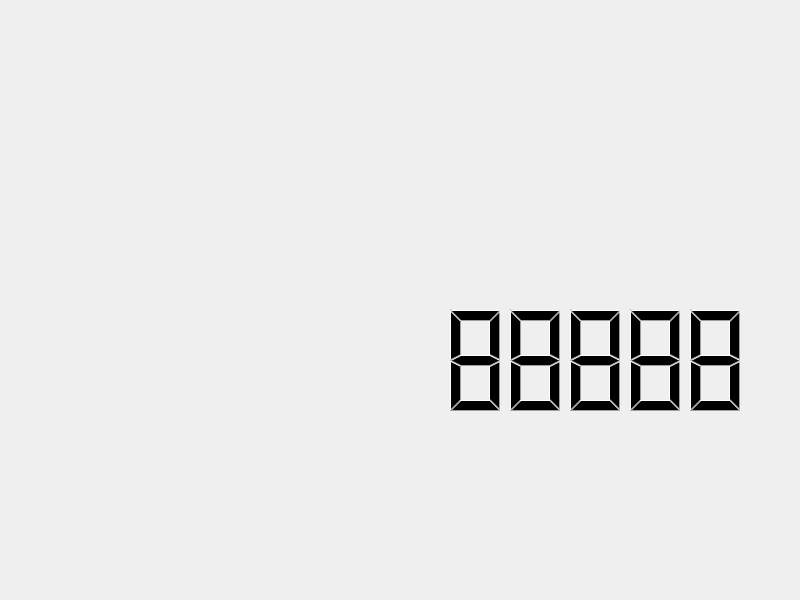
<?xml version="1.0" encoding="UTF-8"?>
<ui version="4.0">
 <class>MainWindow</class>
 <widget class="QMainWindow" name="MainWindow">
  <property name="geometry">
   <rect>
    <x>0</x>
    <y>0</y>
    <width>800</width>
    <height>600</height>
   </rect>
  </property>
  <property name="windowTitle">
   <string>MainWindow</string>
  </property>
  <widget class="QWidget" name="centralwidget">
   <widget class="QLCDNumber" name="lcdNumber">
    <property name="geometry">
     <rect>
      <x>410</x>
      <y>300</y>
      <width>371</width>
      <height>121</height>
     </rect>
    </property>
    <property name="autoFillBackground">
     <bool>false</bool>
    </property>
    <property name="styleSheet">
     <string notr="true">background: none;</string>
    </property>
    <property name="lineWidth">
     <number>0</number>
    </property>
    <property name="digitCount">
     <number>5</number>
    </property>
    <property name="value" stdset="0">
     <double>88888.000000000000000</double>
    </property>
   </widget>
   <widget class="QPushButton" name="setAlarmButton">
    <property name="geometry">
     <rect>
      <x>495</x>
      <y>12</y>
      <width>160</width>
      <height>105</height>
     </rect>
    </property>
    <property name="styleSheet">
     <string notr="true"/>
    </property>
    <property name="text">
     <string/>
    </property>
    <property name="flat">
     <bool>true</bool>
    </property>
   </widget>
   <widget class="QPushButton" name="alarmOnOffButton">
    <property name="geometry">
     <rect>
      <x>495</x>
      <y>122</y>
      <width>160</width>
      <height>105</height>
     </rect>
    </property>
    <property name="text">
     <string/>
    </property>
    <property name="flat">
     <bool>true</bool>
    </property>
   </widget>
   <widget class="QLCDNumber" name="lcdNumberAlarm">
    <property name="enabled">
     <bool>true</bool>
    </property>
    <property name="geometry">
     <rect>
      <x>410</x>
      <y>300</y>
      <width>371</width>
      <height>121</height>
     </rect>
    </property>
    <property name="autoFillBackground">
     <bool>false</bool>
    </property>
    <property name="styleSheet">
     <string notr="true">background: none;</string>
    </property>
    <property name="lineWidth">
     <number>0</number>
    </property>
    <property name="digitCount">
     <number>5</number>
    </property>
    <property name="value" stdset="0">
     <double>88888.000000000000000</double>
    </property>
   </widget>
   <widget class="QPushButton" name="confirmAlarm">
    <property name="geometry">
     <rect>
      <x>634</x>
      <y>158</y>
      <width>120</width>
      <height>120</height>
     </rect>
    </property>
    <property name="font">
     <font>
      <pointsize>24</pointsize>
     </font>
    </property>
    <property name="styleSheet">
     <string notr="true">border:none;</string>
    </property>
    <property name="text">
     <string/>
    </property>
    <property name="flat">
     <bool>true</bool>
    </property>
   </widget>
   <widget class="QPushButton" name="addMinuteButton">
    <property name="geometry">
     <rect>
      <x>492</x>
      <y>158</y>
      <width>120</width>
      <height>120</height>
     </rect>
    </property>
    <property name="font">
     <font>
      <pointsize>20</pointsize>
     </font>
    </property>
    <property name="styleSheet">
     <string notr="true">border:none;</string>
    </property>
    <property name="text">
     <string/>
    </property>
    <property name="flat">
     <bool>true</bool>
    </property>
   </widget>
   <widget class="QPushButton" name="addHourButton">
    <property name="geometry">
     <rect>
      <x>361</x>
      <y>158</y>
      <width>120</width>
      <height>120</height>
     </rect>
    </property>
    <property name="font">
     <font>
      <pointsize>20</pointsize>
     </font>
    </property>
    <property name="styleSheet">
     <string notr="true">border:none;</string>
    </property>
    <property name="text">
     <string/>
    </property>
    <property name="flat">
     <bool>true</bool>
    </property>
   </widget>
   <widget class="QLabel" name="alarmOnLabel">
    <property name="geometry">
     <rect>
      <x>370</x>
      <y>300</y>
      <width>89</width>
      <height>113</height>
     </rect>
    </property>
    <property name="text">
     <string/>
    </property>
   </widget>
  </widget>
 </widget>
 <resources/>
 <connections/>
</ui>
